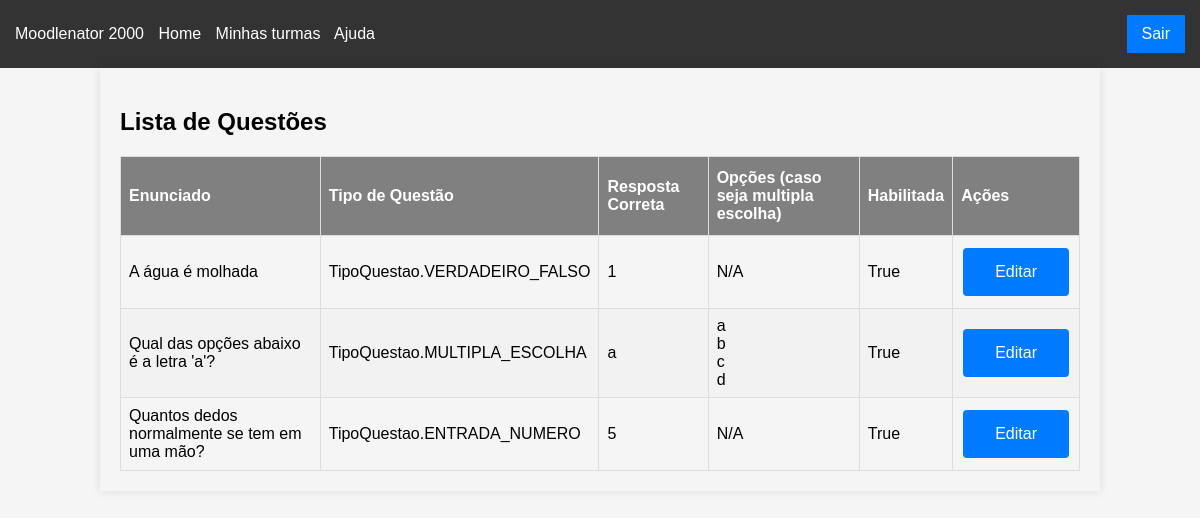
The page /questoes/edit (signed in) on the database as committed earlier.
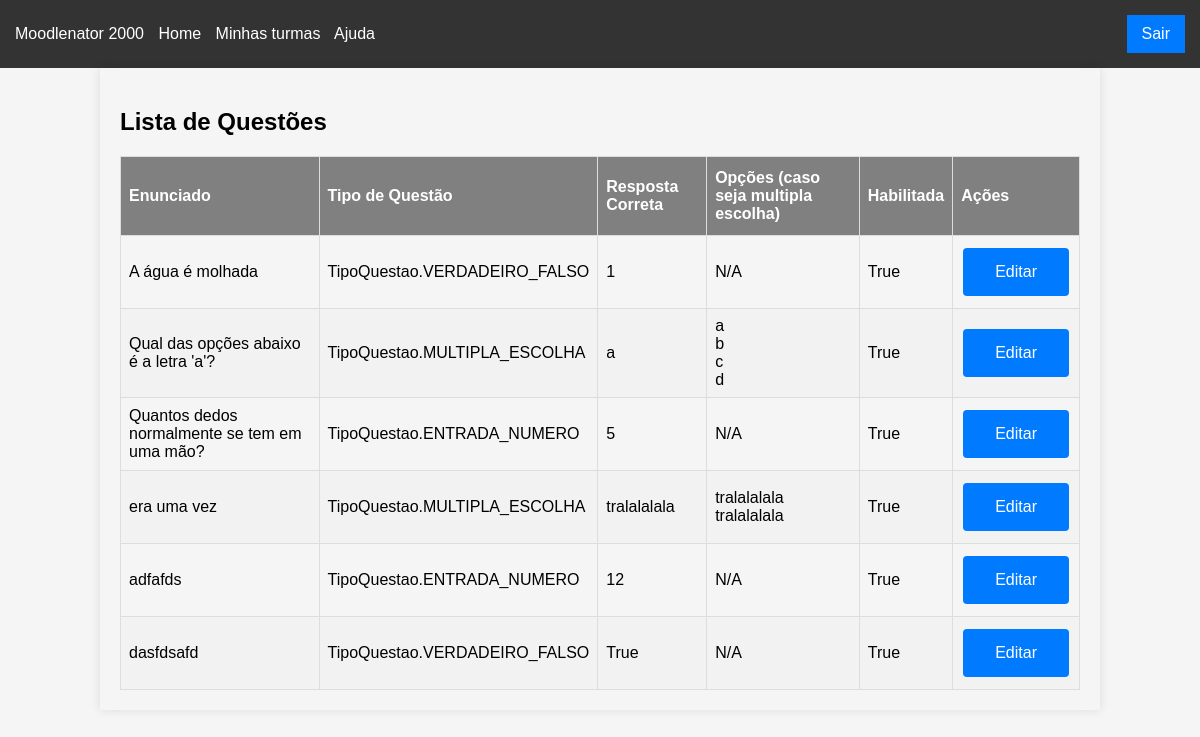
The same page on the database as committed later.
### app/models/questao.py (models this page shows, shortened)
class Questao(db.Model):
    __tablename__ = "questao"
    id = Column(Integer, primary_key=True, autoincrement=True)
    matricula_professor = Column(Integer, nullable=False)
    tipo_questao = Column(Enum(TipoQuestao), nullable=False)
    enunciado = Column(String, nullable=False)
    resposta_certa = Column(String, nullable=False)
    opcoes = Column(PickleType, nullable=True)  # Novo campo para salvar as opções de uma questão de múltipla escolha
    habilitada = Column(Boolean, nullable=False)
    exames = db.relationship("Exame", secondary="questao_exame", back_populates="questoes") # many to many
    resposta_alunos = db.relationship("RespostaAluno", back_populates="questao") # one to many

### app/controllers/questoes.py (the view)
@bp.route("/questoes/edit", methods=["GET"])
@login_required
def edita_questao_index():
    questoes = Questao.query.filter_by(matricula_professor=current_user.get_id()).all()
    return render_template("edita_questao_index.html", questoes = questoes)

### app/app.py (called while the page is built)
def create_app():
    app = Flask(__name__)
    basedir = os.path.abspath(os.path.dirname(__file__))
    db_path = os.path.join(basedir, '..', 'saas.db')
    login_manager.init_app(app)
    app.config["SECRET_KEY"] = "secret"
    app.config["SQLALCHEMY_DATABASE_URI"] = f"sqlite:///{db_path}"
    db.init_app(app)
    with app.app_context():
        from .models.user import User
        from .models.exame import Exame
        from .models.questao import Questao
        db.create_all()
    bootstrap.init_app(app)
    @app.context_processor
    def inject_bootstrap():
        return {'bootstrap': bootstrap}
    from .auth import blueprints
    app.register_blueprint(blueprints()[0])
    from .controllers import blueprints
    for bp in blueprints():
        app.register_blueprint(bp)
    from .cli_cmds import seed_cli
    app.cli.add_command(seed_cli)
    return app

@login_manager.user_loader
def load_user(user_id):
    from .models.user import User
    return User.query.get(user_id)

### app/models/user.py (called while the page is built)
    @property
    def is_authenticated(self):
        return True

    def get_id(self):
        return str(self.matricula)

### app/templates/edita_questao_index.html (shortened to what this page needs)
<!DOCTYPE html>
<html>
<head>
</head>
<body>
    {% extends "base.html" %}
    {% block content %}
    <div class="container">
        <h2 class="mb-4">Lista de Questões</h2>
        <table class="table">
            <thead>
                <tr>
                    <th>Enunciado</th>
                    <th>Tipo de Questão</th>
                    <th>Resposta Correta</th>
                    <th>Opções (caso seja multipla escolha)</th>
                    <th>Habilitada</th>
                    <th>Ações</th>
                </tr>
            </thead>
            <tbody>
                {% for questao in questoes %}
                    <tr>
                        <td>{{ questao.enunciado }}</td>
                        <td>{{ questao.tipo_questao }}</td>
                        <td>{{ questao.resposta_certa }}</td>
                        <td>
                            {% if questao.tipo_questao.value == "multipla_escolha" %}
                                {% for opcao in questao.opcoes %}
                                    {{ opcao }}<br>
                                {% endfor %}
                            {% else %}
                                N/A
                            {% endif %}
                        </td>
                        <td>
                            {{ questao.habilitada }}
                        </td>
                        <td>
                            <a href="{{ url_for('questoes.edita_questao', id=questao.id) }}" class="btn btn-primary">Editar</a>
                        </td>
                    </tr>
                {% endfor %}
            </tbody>
        </table>
    </div>
    {% endblock %}

Rows that differ between the two databases and show on the page:
added Questao: enunciado "era uma vez", tipo_questao "TipoQuestao.MULTIPLA_ESCOLHA", resposta_certa "tralalalala", opcoes "tralalalala" "tralalalala", habilitada "True"
added Questao: enunciado "adfafds", tipo_questao "TipoQuestao.ENTRADA_NUMERO", resposta_certa "12", shows "N/A", habilitada "True"
added Questao: enunciado "dasfdsafd", tipo_questao "TipoQuestao.VERDADEIRO_FALSO", resposta_certa "True", shows "N/A", habilitada "True"
